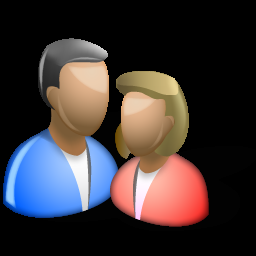
%> input picture clp.png, 256 x 256 px
$ octave m2_2_2.m   (GNU Octave 9; MATLAB toolbox functions it lacks are replaced by stand-ins)
%> lines starting %> are read from the running program, lines starting %| are printed output that depends on the picture
b=rgb2gray(imread('clp.png'));
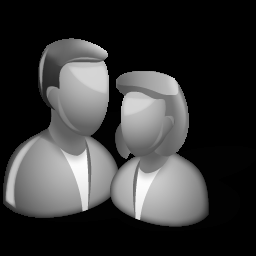
%> b: size 256x256 uint8; min 0, max 252, mean 55
subplot(5,2,1);
imshow(b);
title('og')
subplot(5,2,2);
imhist(b);
title('og');
a=rgb2gray(imread('clp2.png'));
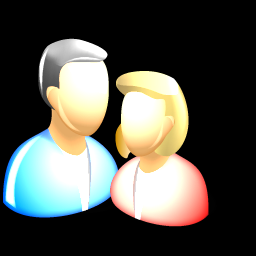
%> input picture clp2.png, 256 x 256 px
%> a: size 256x256 uint8; min 0, max 255, mean 82.7
subplot(5,2,3);
imshow(a);
title('bright')
subplot(5,2,4);
imhist(a);
title('bright');
c=rgb2gray(imread('clp3.png'));
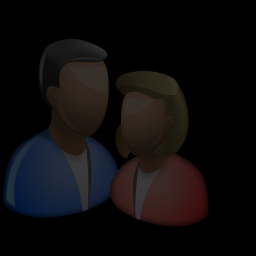
%> input picture clp3.png, 256 x 256 px
%> c: size 256x256 uint8; min 0, max 58, mean 12.6
subplot(5,2,5);
imshow(c);
title('dark')
subplot(5,2,6);
imhist(c);
title('dark');
d=rgb2gray(imread('clp_cont_max.png'));
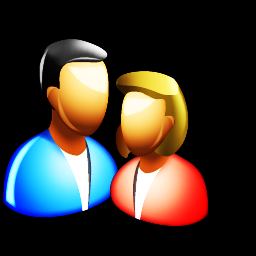
%> input picture clp_cont_max.png, 256 x 256 px
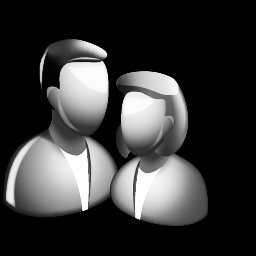
%> d: size 256x256 uint8; min 0, max 255, mean 56
subplot(5,2,7);
imshow(d);
title('cont_max')
subplot(5,2,8);
imhist(d);
title('cont_max');
E=rgb2gray(imread('clp_cont_min.png'));
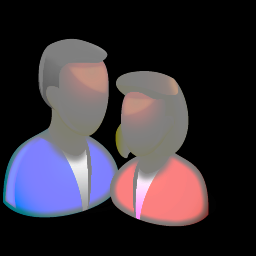
%> input picture clp_cont_min.png, 256 x 256 px
%> E: size 256x256 uint8; min 0, max 244, mean 52
subplot(5,2,9);
imshow(E);
title('cont_min')
subplot(5,2,10);
imhist(E);
title('cont_min');
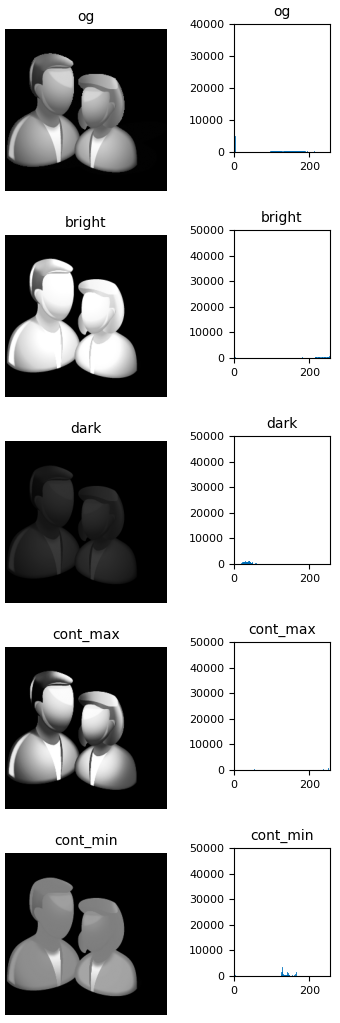
%> figure redrawn from the program's plot data, 10 panels
